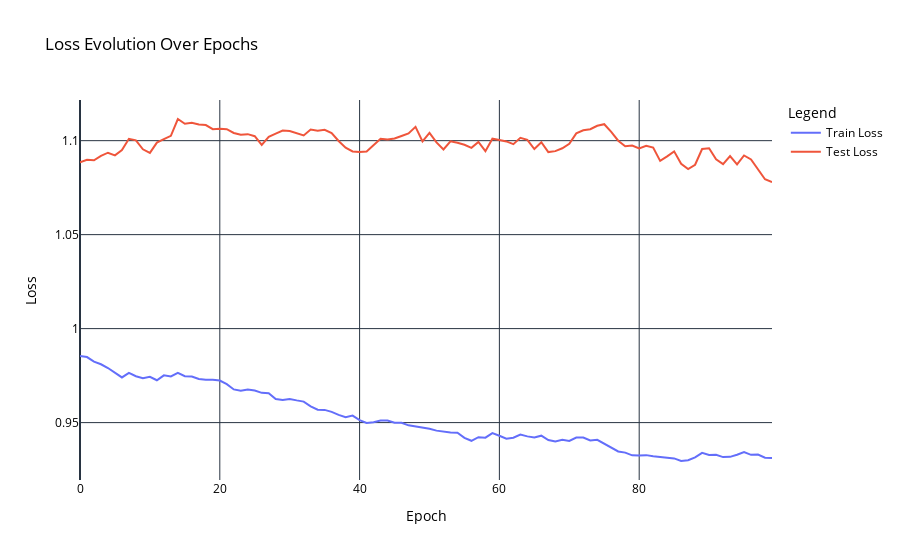

The notebook cell saved with this chart:
### Code cell
import plotly.graph_objects as go

for i in range(0,1): 
    print(f'Subject {i}')
    train_losses = np.mean(np.array(subject_losses[i][0]), axis=0)
    test_losses = np.mean(np.array(subject_losses[i][1]), axis=0)
    
    fig = go.Figure()
    fig.add_trace(go.Scatter(y=train_losses, mode='lines', name='Train Loss'))
    fig.add_trace(go.Scatter(y=test_losses, mode='lines', name='Test Loss'))
    
    fig.update_layout(
        plot_bgcolor='white',
        paper_bgcolor='white',
        title='Loss Evolution Over Epochs',
        xaxis_title='Epoch',
        yaxis_title='Loss',
        legend_title='Legend',
        title_font_color="black",
        font=dict(color="black"),  # Sets global font color to black, affecting most text elements
        xaxis=dict(
            title_font=dict(color="black"),
            tickfont=dict(color="black")  # Sets x-axis tick labels to black
        ),
        yaxis=dict(
            title_font=dict(color="black"),
            tickfont=dict(color="black")  # Sets y-axis tick labels to black
        ),
        legend_title_font_color="black",
        legend=dict(
            font=dict(color="black")  # Sets legend text to black
        )
    )
    
    fig.show()

### Figure 1 — Plotly figure (JSON) as saved in the notebook; plotly's stock layout.template omitted (floating-point values rounded to 4 significant figures)
{"data": [{"mode": "lines", "name": "Train Loss", "y": [0.9854, 0.9849, 0.9824, 0.981, 0.979, 0.9763, 0.974, 0.9764, 0.9747, 0.9736, 0.9744, 0.9725, 0.9752, 0.9746, 0.9764, 0.9747, 0.9745, 0.9732, 0.9728, 0.9728, 0.9724, 0.9705, 0.9677, 0.967, 0.9676, 0.967, 0.9658, 0.9657, 0.9625, 0.962, 0.9626, 0.9618, 0.9612, 0.9587, 0.9569, 0.9568, 0.9557, 0.9541, 0.9529, 0.9537, 0.9513, 0.9498, 0.9501, 0.9511, 0.9512, 0.9499, 0.9499, 0.9485, 0.9479, 0.9475, 0.9467, 0.9457, 0.945, 0.9447, 0.9446, 0.9419, 0.9403, 0.9422, 0.942, 0.9444, 0.943, 0.9415, 0.9419, 0.9437, 0.9427, 0.9421, 0.943, 0.9407, 0.94, 0.9409, 0.9403, 0.942, 0.942, 0.9405, 0.9408, 0.9386, 0.9368, 0.9346, 0.934, 0.9326, 0.9325, 0.9327, 0.9321, 0.9316, 0.9314, 0.931, 0.9296, 0.93, 0.9315, 0.9339, 0.9328, 0.9329, 0.9317, 0.9318, 0.9329, 0.9344, 0.9328, 0.933, 0.9313, 0.9312], "type": "scatter"}, {"mode": "lines", "name": "Test Loss", "y": [1.088, 1.09, 1.09, 1.092, 1.094, 1.092, 1.095, 1.101, 1.1, 1.095, 1.094, 1.099, 1.101, 1.103, 1.112, 1.109, 1.109, 1.109, 1.108, 1.106, 1.106, 1.106, 1.104, 1.103, 1.103, 1.102, 1.098, 1.102, 1.104, 1.105, 1.105, 1.104, 1.103, 1.106, 1.105, 1.106, 1.104, 1.1, 1.096, 1.094, 1.094, 1.094, 1.098, 1.101, 1.101, 1.101, 1.103, 1.104, 1.107, 1.1, 1.104, 1.099, 1.095, 1.1, 1.099, 1.098, 1.096, 1.099, 1.094, 1.101, 1.1, 1.1, 1.098, 1.102, 1.1, 1.096, 1.099, 1.094, 1.094, 1.096, 1.098, 1.104, 1.106, 1.106, 1.108, 1.109, 1.105, 1.1, 1.097, 1.097, 1.096, 1.097, 1.096, 1.089, 1.092, 1.094, 1.088, 1.085, 1.087, 1.096, 1.096, 1.09, 1.087, 1.092, 1.087, 1.092, 1.09, 1.085, 1.079, 1.078], "type": "scatter"}], "layout": {"title": {"text": "Loss Evolution Over Epochs", "font": {"color": "black"}}, "font": {"color": "black"}, "xaxis": {"title": {"text": "Epoch", "font": {"color": "black"}}, "tickfont": {"color": "black"}}, "yaxis": {"title": {"text": "Loss", "font": {"color": "black"}}, "tickfont": {"color": "black"}}, "legend": {"title": {"text": "Legend", "font": {"color": "black"}}, "font": {"color": "black"}}, "plot_bgcolor": "white", "paper_bgcolor": "white"}}
